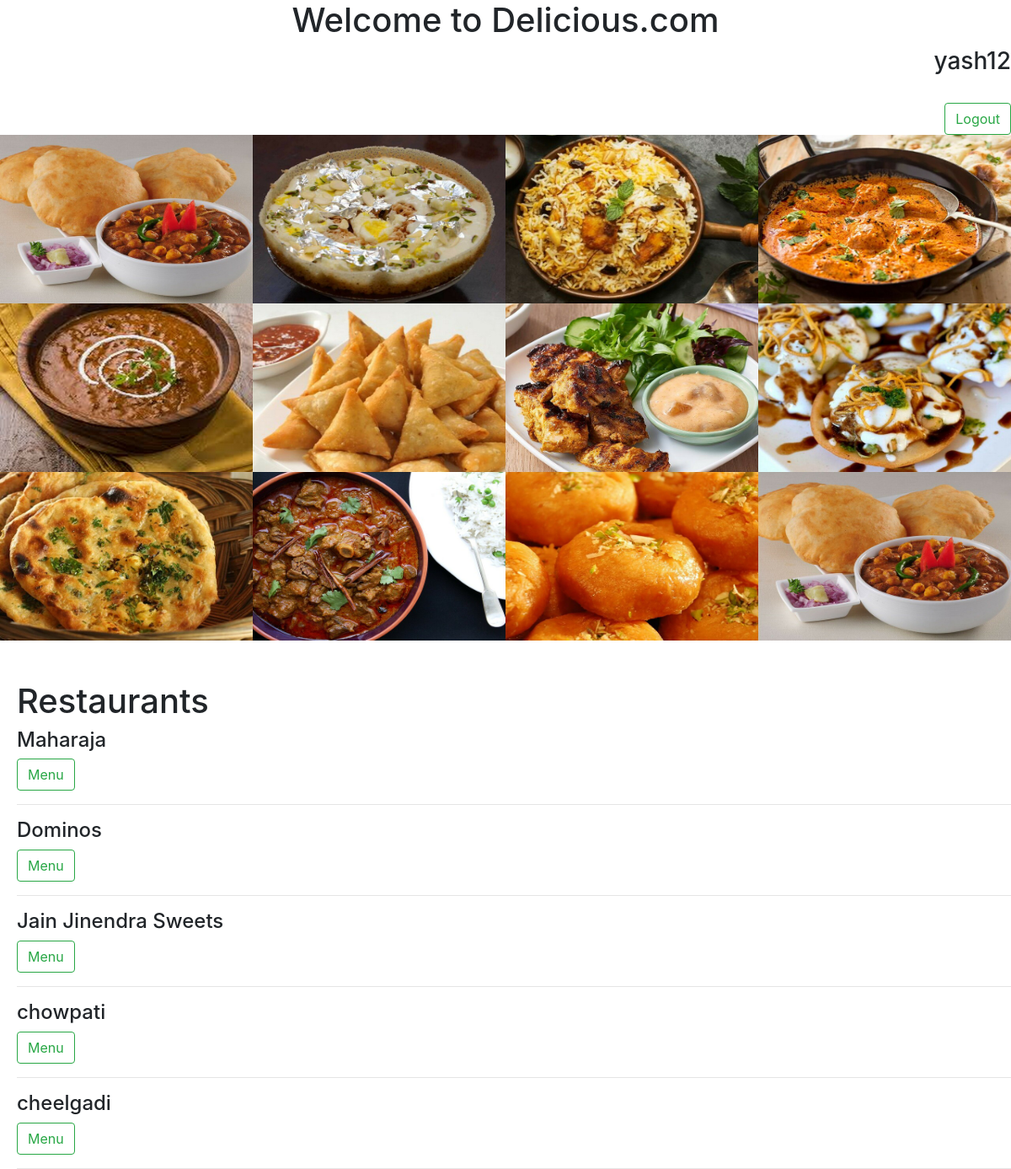
/2, run on the app's committed database.
### accounts/models.py (models this page shows)
class Customer(models.Model):
	name = models.CharField(max_length = 20)
	password = models.CharField(max_length = 100)
	location = models.TextField(null = False)
	is_login = models.BooleanField(default = False)
	def __str__(self):
		return self.name

### restaurant/models.py (models this page shows, shortened)
class Resturant(models.Model):
  owner=ForeignKey(Owner,on_delete = models.CASCADE)
  name=models.CharField(max_length=20)
  address=models.CharField(max_length=200)
  latitude=models.FloatField()
  longitude=models.FloatField()
  opening_time=models.TimeField()
  closing_time=models.TimeField()
  bill_limit=models.IntegerField()

### customer/views.py (the view)
# urls.py: path('<int:id>',views.home,name = 'home'),
def home(request,id):
	customer = Customer.objects.get(id=id)
	request.session["cust_id"] = id
	restaurant = Resturant.objects.all()
	data=serializers.serialize("json",restaurant)
	data = dumps(data)
	return render(request,'home.html',{'restaurant' : restaurant,'customer' : customer,'data':data})

### customer/templates/home.html (shortened to what this page needs)
{% extends 'main.html' %}
{% load static %}
{% block content %}
	<section id="home">
		<h1 align="center" class="h-primary">Welcome to Delicious.com</h1>
		{% if customer.is_login %}
			<h3 align="right">{{customer}}</h3><br>
			<div align="right"><form action="{% url 'customer_logout' %}" method="post">
			<button value={{customer.id}} name = 'try' class="btn btn-outline-success add-btn" data-action="add" type="submit">Logout</button>
		</form> </div>
		{% else%}
			<h3 align="right"><button class="btn btn-outline-success add-btn"><a href="{% url 'customer_login' %}">Login</a></button></h3>
			<h3 align="right"><button class="btn btn-outline-success add-btn"><a href="{% url 'customer_signup' %}">Sign_Up</a></button></h3>
		{% endif %}
		<img src="{% static 'bg1.jpg' %}" height = "600px" top = "0px" left = "0px" width = "100%">
    </section>
		<br><br>
		<div style="margin-left: 20px;">
			<h1>Restaurants</h1>
			{% for restaur in restaurant %}
					<div id="{{restaur.id}}" >
						<h4>{{restaur.name}}</h4>
						<form action="{% url 'menu' %}" method="post">
							<button value={{restaur.id}} name = 'try' class="btn btn-outline-success add-btn" data-action="add" type="submit">Menu</button>
						</form>
						<hr>
					</div>
			{% endfor %}
		</div>
{% endblock content %}

### accounts/templates/main.html (shortened to what this page needs)
<!DOCTYPE html>
<html>
<head>
	<link rel="stylesheet" href="https://stackpath.bootstrapcdn.com/bootstrap/4.1.3/css/bootstrap.min.css">
	<link rel="stylesheet" href="https://use.fontawesome.com/releases/v5.6.1/css/all.css">
</head>
<body>
	{% block content %}
	{% endblock content %}
</body>
</html>

### accounts/templates/main.html (style rules this page uses)
body, html { margin: 0; padding: 0; height: 100%; background: white; }

### data on the page
Customer: name "yash12"
Resturant: name "Maharaja", {{ restaur.id }} 1 (drawn)
Resturant: name "Dominos", {{ restaur.id }} 2 (drawn)
Resturant: name "Jain Jinendra Sweets", {{ restaur.id }} 3 (drawn)
Resturant: name "chowpati", {{ restaur.id }} 4 (drawn)
Resturant: name "cheelgadi", {{ restaur.id }} 5 (drawn)
